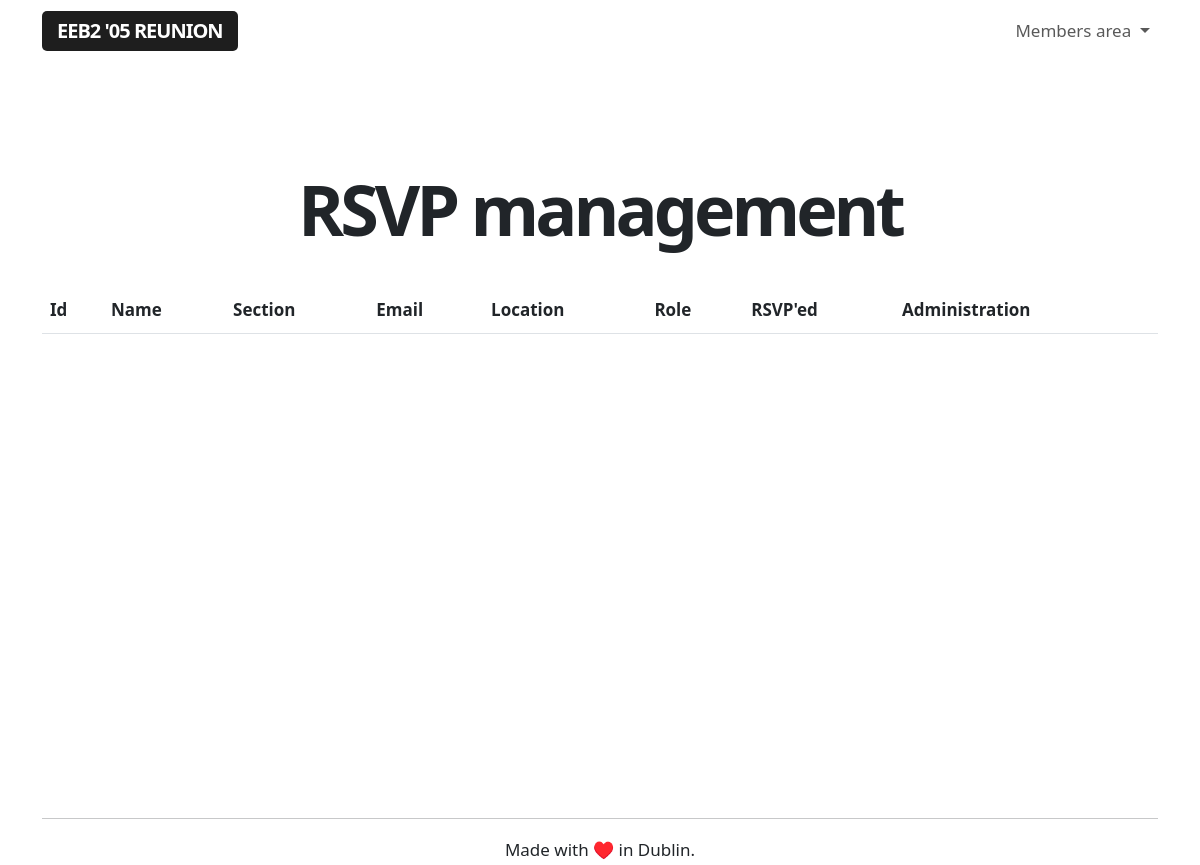
Before: /admin/rsvp (signed in) with the older database file.
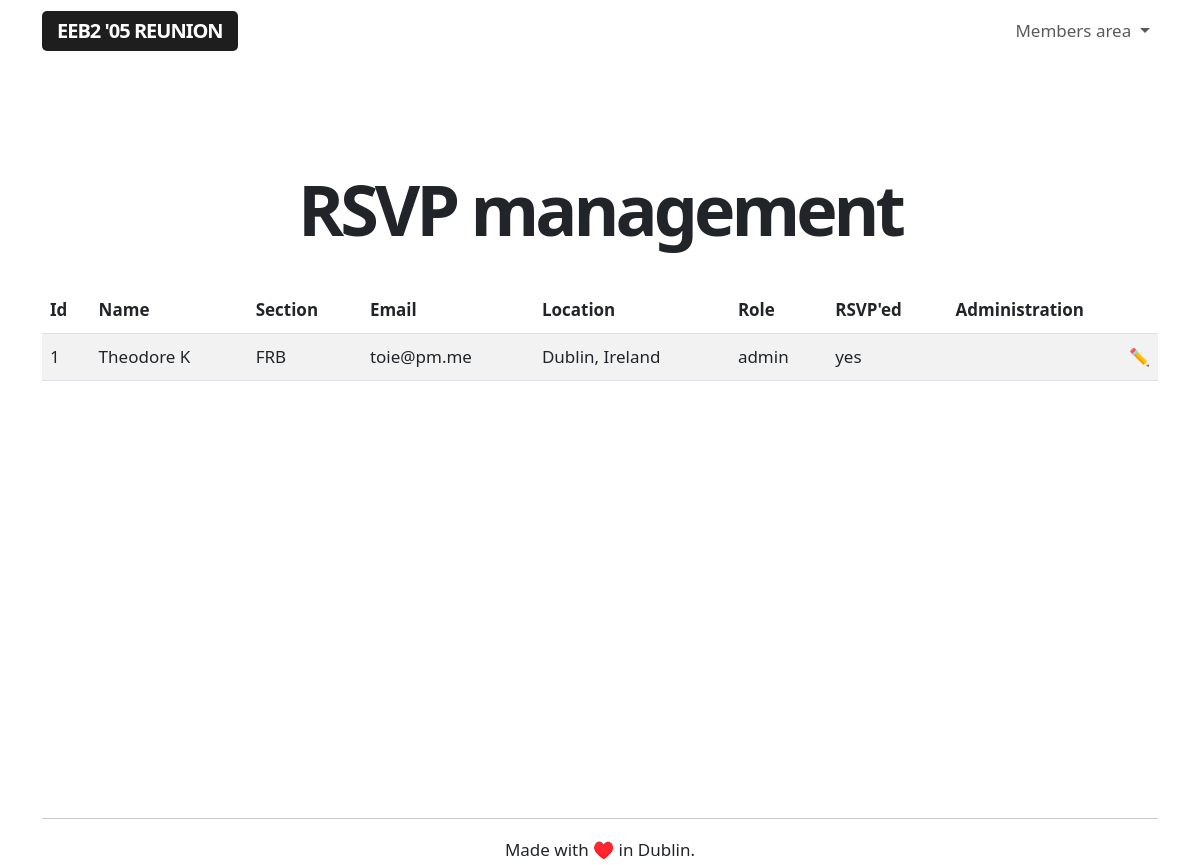
After: the same page with the newer database file.
### app/models.py (models this page shows, shortened)
class User(UserMixin, db.Model):
    id = db.Column(db.Integer, primary_key=True)
    username = db.Column(db.String(64), index=True, unique=True)
    name = db.Column(db.String(64), index=True, unique=False)
    section = db.Column(db.String(64), index=True, unique=False)
    email = db.Column(db.String(120), index=True, unique=True)
    password_hash = db.Column(db.String(128))
    role = db.Column(db.String(64), index=True, unique=False)
    rsvp = db.Column(db.String(64), index=True, unique=False)
    avatar = db.Column(db.String(64), index=True, unique=False)
    currentlocation = db.Column(db.String(64), index=True, unique=False)
    verified = db.Column(db.String(64), index=True, unique=False)
    facebook = db.Column(db.String(64), index=True, unique=False)
    twitter = db.Column(db.String(64), index=True, unique=False)
    instagram = db.Column(db.String(64), index=True, unique=False)
    linkedin = db.Column(db.String(64), index=True, unique=False)
    snapchat = db.Column(db.String(64), index=True, unique=False)
    reddit = db.Column(db.String(64), index=True, unique=False)
    mastodon = db.Column(db.String(64), index=True, unique=False)
    tiktok = db.Column(db.String(64), index=True, unique=False)

### app/routes.py (the view)
@app.route('/admin/rsvp', methods=['GET'])
@login_required
def adminrsvpmanagement():
    if current_user.role == 'admin':
        users = User.query.filter(User.rsvp.in_(('yes', 'no'))).order_by(User.id.asc())
    else:
        flash('This is a restricted area.')
        return redirect(url_for('index'))
    return render_template("rsvp_management.html", title='User management',
        users=users)

### app/models.py (called while the page is built)
@login.user_loader
def load_user(id):
    return User.query.get(int(id))

### app/templates/rsvp_management.html (shortened to what this page needs)
{% extends "base.html" %}
{% block content %}
<div class="title">
    <h1>RSVP management</h1>
</div>
<br>
<br>
<table id="rsvpmanagementtable" class="table table-striped">
  <thead>
    <tr>
        <th>Id</th>
        <th>Name</th>
        <th>Section</th>
        <th>Email</th>
        <th>Location</th>
        <th>Role</th>
        <th>RSVP'ed</th>
        <th>Administration</th>
    </tr>
  </thead>
  <tbody>
    {% for user in users %}
        {% include '_usersrsvp.html' %}
    {% endfor %}
  </tbody>
</table>
{% endblock %}

### app/templates/_usersrsvp.html
<tr>
    <td>{{ user.id }}</td>
    <td>{{ user.name }}</td>
    <td>{{ user.section }}</td>
    {% if user.verified == 'yes' %}
    <td>{{ user.email }}</td>
    {% else %}
    <td>{{ user.email }} <a href="{{ url_for('toggleverify', userid=user.id) }}"><span class="badge rounded-pill bg-danger">not verified</span></a></td>
    {% endif%}
    <td>{{ user.currentlocation }}</td>
    <td>{{ user.role }}</td>
    <td>{{ user.rsvp }}</td>
        <td class="aligniconsright"><a class="nolinkdecoration" href="{{ url_for('rsvp', userid = user.id) }}">✏️</a></td>
</tr>

Changed rows visible on the page:
now on this page (row edited): User: id "1", name "Theodore K", section "FRB", email "toie@pm.me", currentlocation "Dublin, Ireland", role "admin", rsvp "yes"
